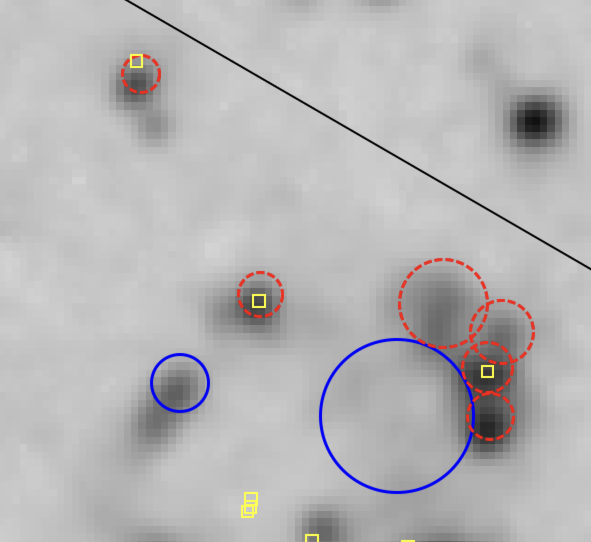
#> input picture src/dat/class4_1.png, 1182 x 1084 px (shown at 1/2 size)
$ python fg3_class4.py
#> lines starting #> are read from the running program, lines starting #| are printed output that depends on the picture
### src/tools/plot_tools.py
#!/usr/bin/env python3
# -*- coding: utf-8 -*-
"""
Created on Sun Sep  4 21:27:32 2022

@author: Jia Wei Teh

This script contains some useful plotting functions.
"""

# libraries
import numpy as np
# --- allow running this file directly: put repo root on sys.path ---
import os as _os, sys as _sys
_root = _os.path.dirname(_os.path.abspath(__file__))
while not _os.path.isdir(_os.path.join(_root, "src")) and _root != _os.path.dirname(_root):
    _root = _os.path.dirname(_root)
if _root not in _sys.path:
    _sys.path.insert(0, _root)
# ------------------------------------------------------------------
from src import paths
from src import constants
import matplotlib.pyplot as plt
from matplotlib.ticker import (AutoMinorLocator, MultipleLocator)

plt.rc('text', usetex=True)
plt.rc('font', family='sans-serif', size=12)

# Function that does scatter plots
# [214 lines left out: functions plot_scatter, plot_plot, plot_error, plot_hist, plot_bar, not called in this run]

# save figure
def save(filename, ext = '.pdf', transparent = True):
    """Saves figure"""
    path = paths.FIGS
    savefile = path + filename + ext
    plt.savefig(savefile, bbox_inches='tight', transparent = transparent)
    print(f"Figure saved in {savefile}")

# plots results from previous f_esc studies.
# [88 lines left out: functions plot_studies, latexReadable, not called in this run]

### src/paths.py
# -*- coding: utf-8 -*-
"""Central path constants for the LEGUS-SIGNALS-NGC628 repository.

Everything resolves relative to the repo root, so the code runs from any clone with
no machine-specific absolute paths. Constants are strings ending in a separator, to
match the codebase's `path + "filename"` concatenation style.
"""
import os
from pathlib import Path

ROOT = Path(__file__).resolve().parents[1]   # src/paths.py -> repo root


def _d(*parts):
    """Absolute directory path (with trailing separator) under the repo root."""
    return str(ROOT.joinpath(*parts)) + os.sep


DAT          = _d("src", "dat")
FIGS         = _d("src", "figs")
LEGUS        = _d("lib", "LEGUS")
SIGNALS      = _d("lib", "SIGNALS")
SLUG_CLUSTER = _d("lib", "SLUG2", "cluster_slug")
SLUG_LIB     = _d("lib", "SLUG2", "cluster_lib")

### src/plots/fg3_class4.py
# -*- coding: utf-8 -*-
"""This script plots the image for figure3"""

import matplotlib.pyplot as plt
# --- allow running this file directly: put repo root on sys.path ---
import os as _os, sys as _sys
_root = _os.path.dirname(_os.path.abspath(__file__))
while not _os.path.isdir(_os.path.join(_root, "src")) and _root != _os.path.dirname(_root):
    _root = _os.path.dirname(_root)
if _root not in _sys.path:
    _sys.path.insert(0, _root)
# ------------------------------------------------------------------
from src import paths
import cv2
import src.tools.plot_tools as plot_tools

# first image
class4_1 = paths.DAT + "class4_1.png"
class4_1 = cv2.imread(class4_1)
#> class4_1 is the input picture: shape (1084, 1182, 3); mean B, G, R 182.5, 181.4, 182.7
x, y = 600, 600
size = int(1000/2)
crop_img_1 = class4_1[x-size:x+size, y-size:y+size]
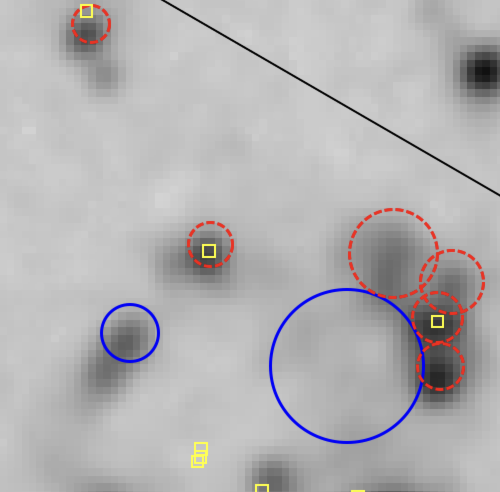
#> crop_img_1: shape (984, 1000, 3) (shown at 1/2 size); mean B, G, R 179.2, 177.8, 179.5
crop_img_1 = cv2.cvtColor(crop_img_1, cv2.COLOR_BGR2RGB)
plt.imshow(crop_img_1)

#%%
# second image
class4_2 = paths.DAT + "class4_2.png"
class4_2 = cv2.imread(class4_2)
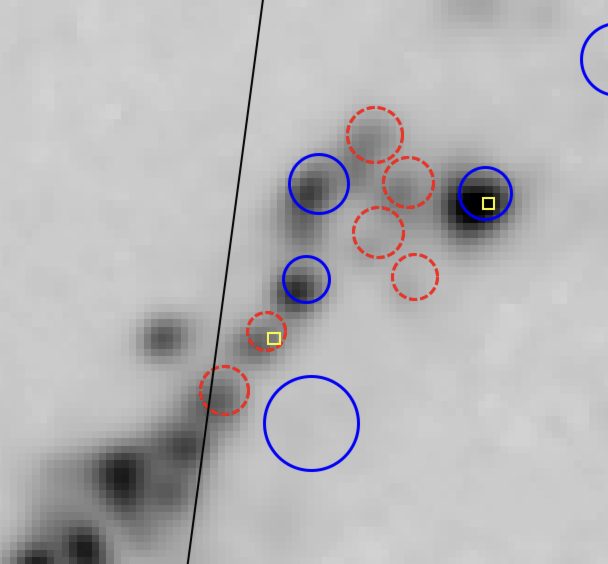
#> input picture src/dat/class4_2.png, 1216 x 1128 px (shown at 1/2 size)
#> class4_2 is the input picture: shape (1128, 1216, 3); mean B, G, R 183.1, 181.4, 182.5
x, y = 600, 650
size = int(1000/2)
crop_img_2 = class4_2[x-size:x+size, y-size:y+size]
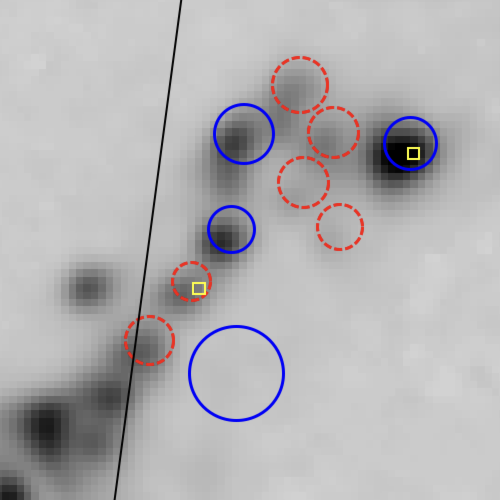
#> crop_img_2: shape (1000, 1000, 3) (shown at 1/2 size); mean B, G, R 179.3, 177.3, 178.8
crop_img_2 = cv2.cvtColor(crop_img_2, cv2.COLOR_BGR2RGB)
plt.imshow(crop_img_2)


#%%

# second image
class4_3 = paths.DAT + "class4_3.png"
class4_3 = cv2.imread(class4_3)
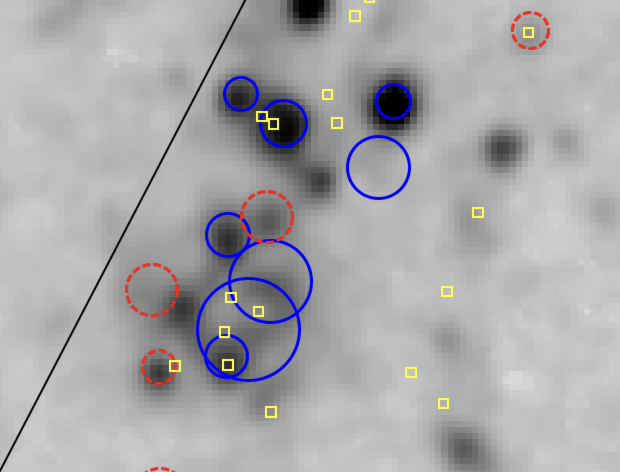
#> input picture src/dat/class4_3.png, 1240 x 944 px (shown at 1/2 size)
#> class4_3 is the input picture: shape (944, 1240, 3); mean B, G, R 170.6, 168, 168.8
x, y = 500, 500
size = int(800/2)
crop_img_3 = class4_3[x-size:x+size, y-size:y+size]
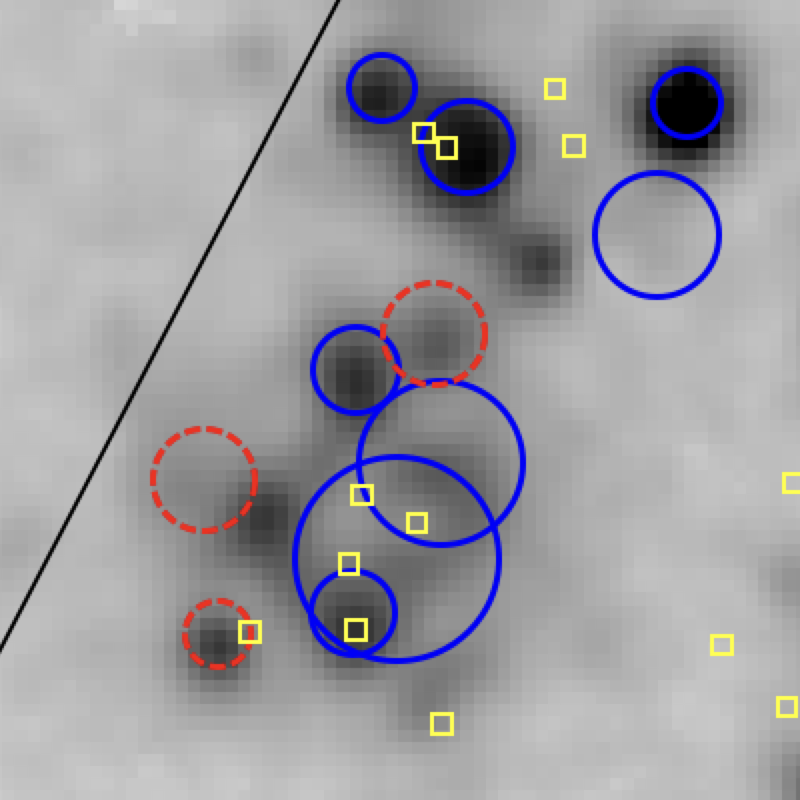
#> crop_img_3: shape (800, 800, 3); mean B, G, R 160.8, 155.8, 156.9
crop_img_3 = cv2.cvtColor(crop_img_3, cv2.COLOR_BGR2RGB)
plt.imshow(crop_img_3)


#%%

f = plt.figure(figsize=(11, 9), dpi = 300)
ax1 = f.add_subplot(331)
ax2 = f.add_subplot(332)
ax3 = f.add_subplot(333)

ax1.imshow(crop_img_1)
ax2.imshow(crop_img_2)
ax3.imshow(crop_img_3)

for ax in [ax1, ax2, ax3]:
    ax.set_yticklabels([])
    ax.set_xticklabels([])
    ax.tick_params(axis='both', which = 'major', direction = 'in',length = 6, width = 1)
    ax.tick_params(axis='both', which = 'minor', direction = 'in',length = 4, width =1)
    ax.yaxis.set_ticks_position('both')
    ax.xaxis.set_ticks_position('both')

plt.tight_layout(pad = -3)

plot_tools.save("class4_inspect")
